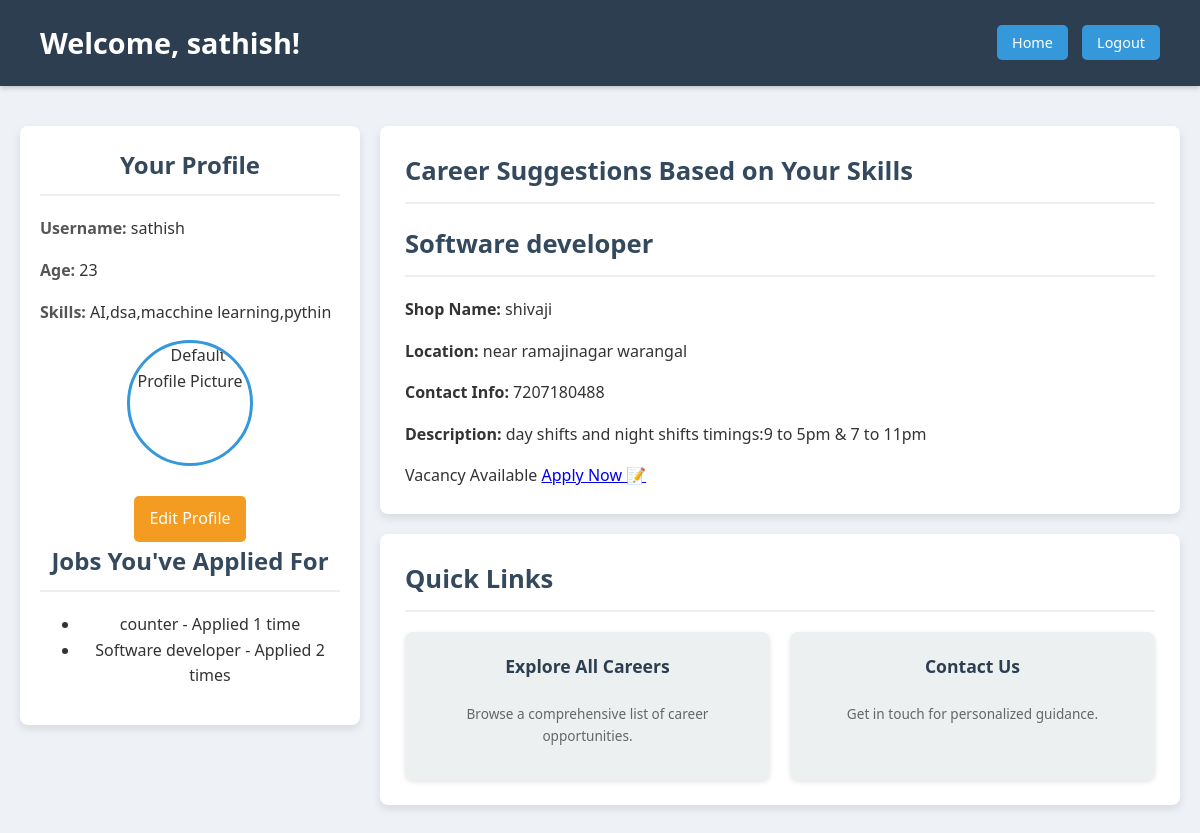
The app's page /dashboard (signed in) with its own data.
### tables this page shows
CREATE TABLE users (
            username TEXT NOT NULL,
            password TEXT NOT NULL,
            age INTEGER,
            profile_pic TEXT,
            skills TEXT,
            role TEXT NOT NULL DEFAULT 'job_seeker',
            PRIMARY KEY (username, role)
        );

CREATE TABLE career_options (
            id INTEGER PRIMARY KEY AUTOINCREMENT,
            name TEXT NOT NULL,
            description TEXT NOT NULL,
            learn_more TEXT NOT NULL,
            skills_required TEXT,
            application_form_url TEXT,
            is_vacant INTEGER DEFAULT 1,
            total_labour_vacancy INTEGER DEFAULT 0,
            posted_by TEXT,
            posted_date DATETIME DEFAULT CURRENT_TIMESTAMP
        );

CREATE TABLE admin_profiles (
            username TEXT PRIMARY KEY,
            shop_name TEXT,
            total_labour_vacancy INTEGER,
            total_staff INTEGER,
            location TEXT,
            hand_based_salary TEXT,
            incentives TEXT,
            branches TEXT,
            contact_info TEXT,
            written_test TEXT,
            FOREIGN KEY(username) REFERENCES users(username)
        );

### app.py (the view)
@app.route("/dashboard")
def dashboard():
    user = current_user if hasattr(current_user, "is_authenticated") and current_user.is_authenticated else None
    user_skills_list = []
    username = None
    if user and hasattr(user, "skills"):
        skills_str = getattr(user, "skills", "") or ""
        user_skills_list = [s.strip().lower() for s in skills_str.split(",") if s.strip()]
        username = getattr(user, "username", None)
    db = get_db()
    query = """
        SELECT c.*, ap.shop_name, ap.location, ap.contact_info
        FROM career_options c
        LEFT JOIN admin_profiles ap ON c.posted_by = ap.username
        WHERE c.is_vacant = 1
    """
    career_options_db = db.execute(query).fetchall()
    relevant_jobs = []
    for job in career_options_db:
        job_skills_list = [s.strip().lower() for s in (job["skills_required"] or "").split(",") if s.strip()]
        if user_skills_list and any(user_skill in job_skills_list for user_skill in user_skills_list):
            relevant_jobs.append(job)
    applied_jobs_list = []
    if username:
        applied_jobs = db.execute(
            """
            SELECT c.id, c.name, COUNT(a.id) as application_count
            FROM applications a
            JOIN career_options c ON a.job_id = c.id
            WHERE a.applicant_name = ?
            GROUP BY c.id, c.name
            """,
            (username,)
        ).fetchall()
        applied_jobs_list = [dict(row) for row in applied_jobs]
    return render_template("dashboard.html", user=user, jobs=relevant_jobs, applied_jobs=applied_jobs_list)

### app.py (called while the page is built)
def get_db():
    db = getattr(g, '_database', None)
    if db is None:
        db = g._database = sqlite3.connect(DATABASE)
    db.row_factory = sqlite3.Row
    return db

@app.teardown_appcontext
def close_connection(exception):
    db = getattr(g, '_database', None)
    if db:
        db.close()

@login_manager.user_loader
def load_user(user_id):
    return User.get(user_id)

    @staticmethod
    def get(user_id):
        if ':' not in user_id:
            return None
        username, role = user_id.split(':', 1)
        db = get_db()
        user_row = db.execute("SELECT * FROM users WHERE username = ? AND role = ?", (username, role)).fetchone()
        if not user_row:
            return None
        return User(
            username=user_row['username'],
            age=user_row['age'],
            skills=user_row['skills'],
            profile_pic=user_row['profile_pic'],
            role=user_row['role']
        )

### templates/dashboard.html (shortened to what this page needs)
<!DOCTYPE html>
<html lang="en">
<head>
    <link rel="stylesheet" href="{{ url_for('static', filename='dashboard.css') }}" />
</head>
<body>
<header class="main-header">
    <h1>Welcome, {{ user.username }}!</h1>
    <nav>
        <a href="{{ url_for('home') }}" class="button">Home</a>
        <a href="{{ url_for('logout') }}" class="button">Logout</a>
    </nav>
</header>
<div class="dashboard-layout">
    <aside class="profile-summary">
        <h3>Your Profile</h3>
        {% if user %}
            <p><strong>Username:</strong> {{ user.username }}</p>
            <p><strong>Age:</strong> {{ user.age }}</p>
            <p><strong>Skills:</strong> {{ user.skills | default('None specified') }}</p>
            <div class="profile-pic-wrapper">
                {% if user.profile_pic %}
                    <img src="{{ url_for('static', filename='profile_pics/' + user.profile_pic) }}"
                         alt="Profile Picture"
                         class="profile-pic"
                         id="profilePic"
                         style="cursor: pointer;"
                         title="Click to view full size" />
                {% else %}
                    <img src="{{ url_for('static', filename='default_profile.png') }}"
                         alt="Default Profile Picture"
                         class="profile-pic default" />
                {% endif %}
            </div>
            <a href="{{ url_for('edit_profile') }}" class="button edit-button">Edit Profile</a>
        {% else %}
            <p>Profile information not available.</p>
        {% endif %}
    <section class="applied-jobs-summary">
  <h3>Jobs You've Applied For</h3>
  {% if applied_jobs %}
    <ul>
      {% for job in applied_jobs %}
        <li>{{ job.name }} - Applied {{ job.application_count }} time{{ '' if job.application_count == 1 else 's' }}</li>
      {% endfor %}
    </ul>
  {% else %}
    <p>You have not applied for any jobs yet.</p>
  {% endif %}
</section>
    </aside>
    <main class="main-content">
        <section class="career-suggestions">
            <h3>Career Suggestions Based on Your Skills</h3>
            <div class="career-cards-container">
                {% if jobs %}
                    {% for job in jobs %}
                        <div class="job-posting">
                            <h3>{{ job.name }}</h3>
                            <p><strong>Shop Name:</strong> {{ job.shop_name or "N/A" }}</p>
                            <p><strong>Location:</strong> {{ job.location or "N/A" }}</p>
                            <p><strong>Contact Info:</strong> {{ job.contact_info or "N/A" }}</p>
                            <p><strong>Description:</strong> {{ job.description }}</p>
                            <div class="job-status">
                                {% if job.is_vacant == 1 %}
                                    <span class="status-badge vacant">Vacancy Available</span>
                                    <a href="{{ url_for('apply', job_id=job.id) }}" class="apply-button btn btn-primary">Apply Now 📝</a>
                                {% else %}
                                    <span class="status-badge no-vacant">No Vacancy</span>
                                {% endif %}
                            </div>
                        </div>
                    {% endfor %}
                {% else %}
                    <p>No relevant job postings found based on your skills.</p>
                {% endif %}
            </div>
        </section>
        <section class="quick-links">
            <h3>Quick Links</h3>
            <div class="links-grid">
                <a href="{{ url_for('career_interests') }}" class="quick-link-card">
                    <h4>Explore All Careers</h4>
                    <p>Browse a comprehensive list of career opportunities.</p>
                </a>
                <a href="{{ url_for('contact') }}" class="quick-link-card">
                    <h4>Contact Us</h4>
                    <p>Get in touch for personalized guidance.</p>
                </a>
            </div>
        </section>
    </main>
</div>
</body>
</html>

### static/dashboard.css (style rules this page uses)
body { font-family: 'Segoe UI', Tahoma, Geneva, Verdana, sans-serif; background-color: #eef2f6; margin: 0; padding: 0; color: #333; line-height: 1.6; }
.main-header { background-color: #2c3e50; color: #fff; padding: 20px 40px; display: flex; justify-content: space-between; align-items: center; box-shadow: 0 2px 5px rgba(0,0,0,0.2); }
.main-header h1 { margin: 0; font-size: 1.8em; }
.main-header nav .button { background-color: #3498db; color: #fff; padding: 8px 15px; border-radius: 5px; text-decoration: none; font-size: 0.9em; margin-left: 10px; transition: background-color 0.3s ease; }
.dashboard-layout { display: flex; padding: 20px; gap: 20px; max-width: 1200px; margin: 20px auto; align-items: flex-start; }
.profile-summary { flex: 0 0 300px; background-color: #fff; padding: 20px; border-radius: 8px; box-shadow: 0 4px 8px rgba(0,0,0,0.1); text-align: center; }
.profile-summary h3 { color: #34495e; margin-top: 0; margin-bottom: 20px; font-size: 1.5em; border-bottom: 2px solid #eee; padding-bottom: 10px; }
.profile-summary p { margin-bottom: 10px; text-align: left; }
.profile-summary p strong { color: #555; }
.profile-pic { width: 120px; height: 120px; border-radius: 50%; object-fit: cover; border: 3px solid #3498db; margin: 15px auto; display: block; }
.edit-button { display: inline-block; background-color: #f49c22; color: #fff; padding: 8px 15px; border-radius: 5px; text-decoration: none; font-size: 0.9em; margin-top: 15px; transition: background-color 0.3s ease; }
.main-content { flex-grow: 1; display: flex; flex-direction: column; gap: 20px; }
.main-content section { background-color: #fff; padding: 25px; border-radius: 8px; box-shadow: 0 4px 8px rgba(0,0,0,0.1); }
.main-content h3 { color: #34495e; margin-top: 0; margin-bottom: 20px; font-size: 1.6em; border-bottom: 2px solid #eee; padding-bottom: 10px; }
.links-grid { display: grid; grid-template-columns: repeat(auto-fit, minmax(250px, 1fr)); gap: 20px; }
.quick-link-card { background-color: #ecf0f1; border-radius: 8px; padding: 20px; text-align: center; text-decoration: none; color: #34495e; box-shadow: 0 2px 5px rgba(0,0,0,0.1); transition: transform 0.2s ease, box-shadow 0.2s ease, background-color 0.3s ease; }
.quick-link-card h4 { margin-top: 0; color: #2c3e50; font-size: 1.1em; }
.quick-link-card p { font-size: 0.85em; color: #666; }
.button { padding: 10px 15px; border-radius: 5px; text-decoration: none; font-size: 1em; cursor: pointer; border: none; }

### records on screen
users: username "sathish", skills "AI,dsa,macchine learning,pythin"
career_options: name "counter", application_count "1"
career_options: name "Software developer", application_count "2", application_count "s", shop_name "shivaji", location "near ramajinagar warangal", contact_info "7207180488", description "day shifts and night shifts timings:9 to 5pm & 7 to 11pm"

### other values on screen
{{ user.age }} "23"
